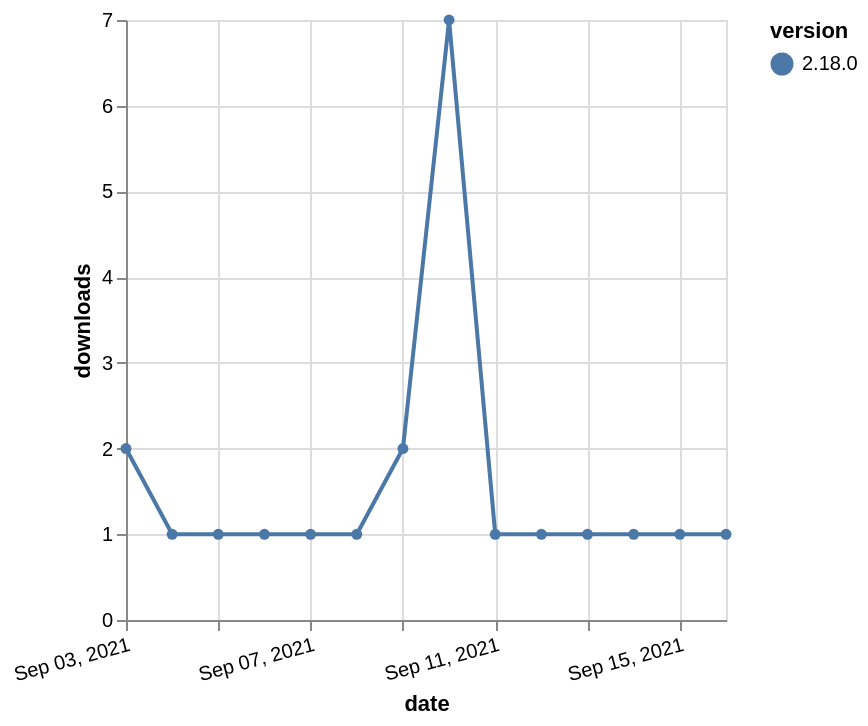

The Vega-Lite source for this figure:
### Vega-Lite specification from a JSON file in a GitHub repository (floating-point values rounded to 4 significant figures)
{"$schema": "https://vega.github.io/schema/vega-lite/v5.json", "description": "A simple bar chart with embedded data.", "data": {"values": [{"date": "2021-09-03", "total": 507, "delta": 2, "version": "2.18.0"}, {"date": "2021-09-04", "total": 508, "delta": 1, "version": "2.18.0"}, {"date": "2021-09-05", "total": 509, "delta": 1, "version": "2.18.0"}, {"date": "2021-09-06", "total": 510, "delta": 1, "version": "2.18.0"}, {"date": "2021-09-07", "total": 511, "delta": 1, "version": "2.18.0"}, {"date": "2021-09-08", "total": 512, "delta": 1, "version": "2.18.0"}, {"date": "2021-09-09", "total": 514, "delta": 2, "version": "2.18.0"}, {"date": "2021-09-10", "total": 521, "delta": 7, "version": "2.18.0"}, {"date": "2021-09-11", "total": 522, "delta": 1, "version": "2.18.0"}, {"date": "2021-09-12", "total": 523, "delta": 1, "version": "2.18.0"}, {"date": "2021-09-13", "total": 524, "delta": 1, "version": "2.18.0"}, {"date": "2021-09-14", "total": 525, "delta": 1, "version": "2.18.0"}, {"date": "2021-09-15", "total": 526, "delta": 1, "version": "2.18.0"}, {"date": "2021-09-16", "total": 527, "delta": 1, "version": "2.18.0"}]}, "width": "container", "mark": {"type": "line", "point": {"filled": true}}, "encoding": {"x": {"field": "date", "type": "temporal", "timeUnit": "yearmonthdate", "title": "date", "axis": {"labelAngle": -15}}, "y": {"field": "delta", "type": "quantitative", "title": "downloads"}, "color": {"field": "version", "type": "nominal"}, "tooltip": {"field": "delta"}}}
